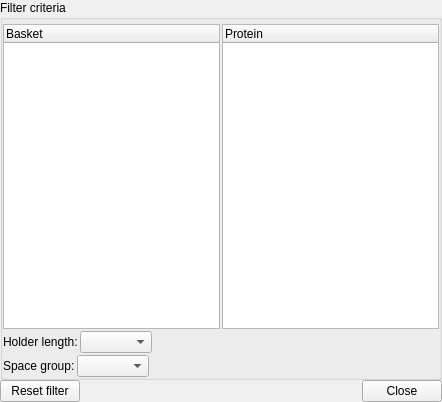
<?xml version="1.0" encoding="UTF-8"?>
<ui version="4.0">
 <class>ConfirmDialogWidgetVerticalLayout</class>
 <widget class="QWidget" name="ConfirmDialogWidgetVerticalLayout">
  <property name="geometry">
   <rect>
    <x>0</x>
    <y>0</y>
    <width>442</width>
    <height>402</height>
   </rect>
  </property>
  <property name="windowTitle">
   <string>Confrim collect</string>
  </property>
  <layout class="QHBoxLayout">
   <property name="spacing">
    <number>0</number>
   </property>
   <property name="margin">
    <number>0</number>
   </property>
   <item>
    <layout class="QVBoxLayout" name="main_vlayout">
     <property name="spacing">
      <number>0</number>
     </property>
     <item>
      <widget class="QGroupBox" name="summary_gbox">
       <property name="title">
        <string>Filter criteria</string>
       </property>
       <layout class="QVBoxLayout">
        <property name="spacing">
         <number>2</number>
        </property>
        <property name="leftMargin">
         <number>0</number>
        </property>
        <property name="topMargin">
         <number>4</number>
        </property>
        <property name="rightMargin">
         <number>0</number>
        </property>
        <property name="bottomMargin">
         <number>0</number>
        </property>
        <item>
         <layout class="QHBoxLayout">
          <property name="spacing">
           <number>2</number>
          </property>
          <item>
           <widget class="QTreeWidget" name="basket_treewidget">
            <property name="sizePolicy">
             <sizepolicy hsizetype="Expanding" vsizetype="Expanding">
              <horstretch>0</horstretch>
              <verstretch>0</verstretch>
             </sizepolicy>
            </property>
            <property name="focusPolicy">
             <enum>Qt::WheelFocus</enum>
            </property>
            <column>
             <property name="text">
              <string>Basket</string>
             </property>
            </column>
           </widget>
          </item>
          <item>
           <widget class="QTreeWidget" name="protein_treewidget">
            <property name="sizePolicy">
             <sizepolicy hsizetype="Expanding" vsizetype="Expanding">
              <horstretch>0</horstretch>
              <verstretch>0</verstretch>
             </sizepolicy>
            </property>
            <column>
             <property name="text">
              <string>Protein</string>
             </property>
            </column>
           </widget>
          </item>
         </layout>
        </item>
        <item>
         <layout class="QHBoxLayout">
          <property name="spacing">
           <number>2</number>
          </property>
          <item>
           <widget class="QLabel" name="holder_length_label">
            <property name="text">
             <string>Holder length:</string>
            </property>
            <property name="wordWrap">
             <bool>false</bool>
            </property>
           </widget>
          </item>
          <item>
           <widget class="QComboBox" name="holder_length_combo"/>
          </item>
          <item>
           <spacer name="hspacer">
            <property name="orientation">
             <enum>Qt::Horizontal</enum>
            </property>
            <property name="sizeType">
             <enum>QSizePolicy::Expanding</enum>
            </property>
            <property name="sizeHint" stdset="0">
             <size>
              <width>1</width>
              <height>20</height>
             </size>
            </property>
           </spacer>
          </item>
         </layout>
        </item>
        <item>
         <layout class="QHBoxLayout">
          <property name="spacing">
           <number>2</number>
          </property>
          <item>
           <widget class="QLabel" name="space_group_label">
            <property name="text">
             <string>Space group:</string>
            </property>
            <property name="wordWrap">
             <bool>false</bool>
            </property>
           </widget>
          </item>
          <item>
           <widget class="QComboBox" name="space_group_combo"/>
          </item>
          <item>
           <spacer name="hspacer">
            <property name="orientation">
             <enum>Qt::Horizontal</enum>
            </property>
            <property name="sizeType">
             <enum>QSizePolicy::Expanding</enum>
            </property>
            <property name="sizeHint" stdset="0">
             <size>
              <width>1</width>
              <height>20</height>
             </size>
            </property>
           </spacer>
          </item>
         </layout>
        </item>
       </layout>
      </widget>
     </item>
     <item>
      <layout class="QHBoxLayout" name="buttons_hlayout">
       <property name="spacing">
        <number>2</number>
       </property>
       <item>
        <widget class="QPushButton" name="reset_button">
         <property name="text">
          <string>Reset filter</string>
         </property>
        </widget>
       </item>
       <item>
        <spacer name="hspacer">
         <property name="orientation">
          <enum>Qt::Horizontal</enum>
         </property>
         <property name="sizeType">
          <enum>QSizePolicy::Expanding</enum>
         </property>
         <property name="sizeHint" stdset="0">
          <size>
           <width>1</width>
           <height>20</height>
          </size>
         </property>
        </spacer>
       </item>
       <item>
        <widget class="QPushButton" name="close_button">
         <property name="text">
          <string>Close</string>
         </property>
        </widget>
       </item>
      </layout>
     </item>
    </layout>
   </item>
  </layout>
 </widget>
 <layoutdefault spacing="6" margin="11"/>
 <pixmapfunction>qPixmapFromMimeSource</pixmapfunction>
 <resources/>
 <connections/>
</ui>
